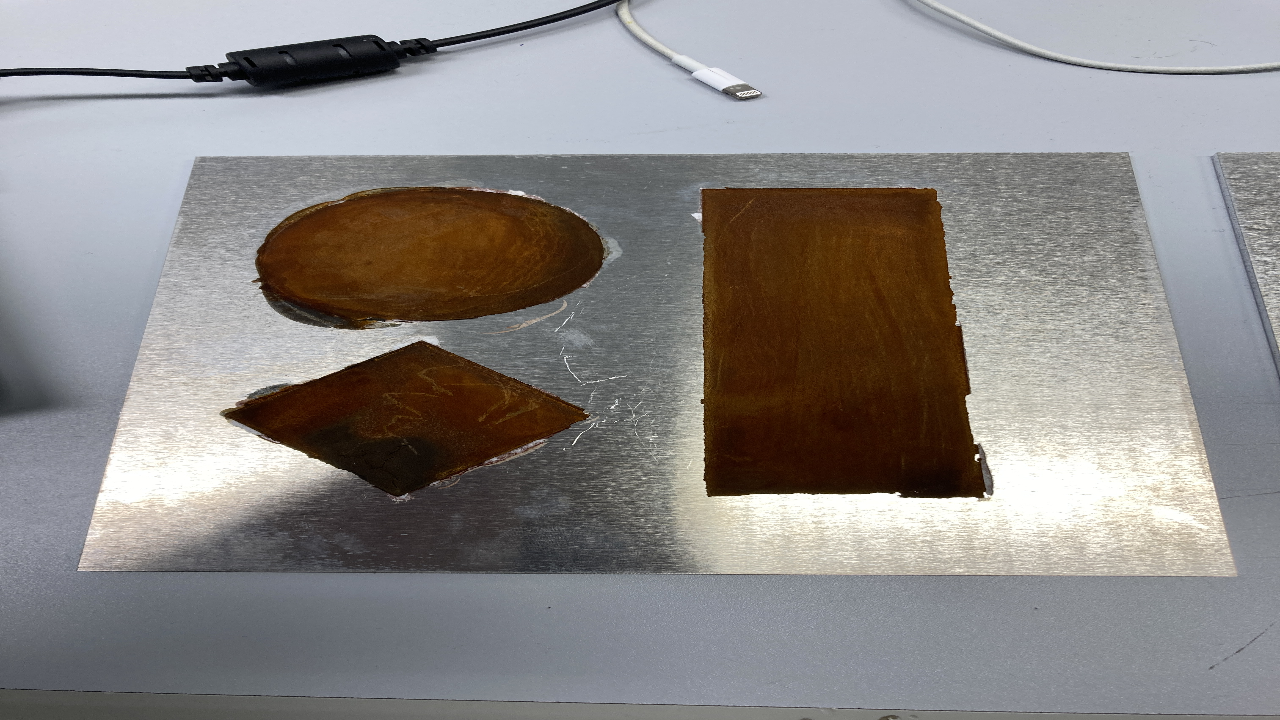
#> input picture P1_a.png, 1280 x 720 px
$ python detect1.py
#> lines starting #> are read from the running program, lines starting #| are printed output that depends on the picture; after the words box and inside, x2 and y2 are one past the last pixel; in counts of white or black regions, pixels touching at a corner belong together
import cv2
import numpy as np

# 画像の読み込みと前処理
image = cv2.imread('P1_a.png')
#> image is the input picture: shape (720, 1280, 3); mean B, G, R 134.6, 135.9, 139.2
gray = cv2.cvtColor(image, cv2.COLOR_BGR2GRAY)
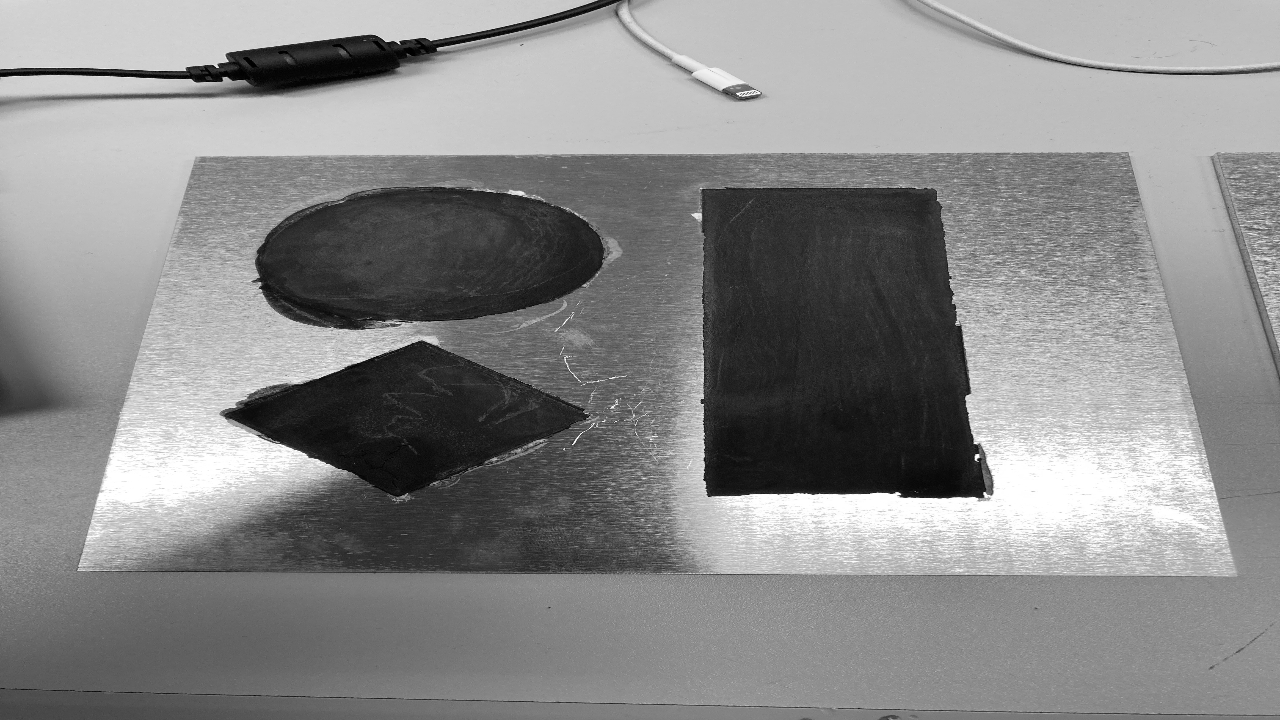
#> gray: shape (720, 1280); min 0, max 255, mean 136.8
blurred = cv2.GaussianBlur(gray, (5,5), 0)

# エッジ検出
low_threshold = 0
high_threshold = 0
edges = cv2.Canny(blurred, low_threshold, high_threshold)
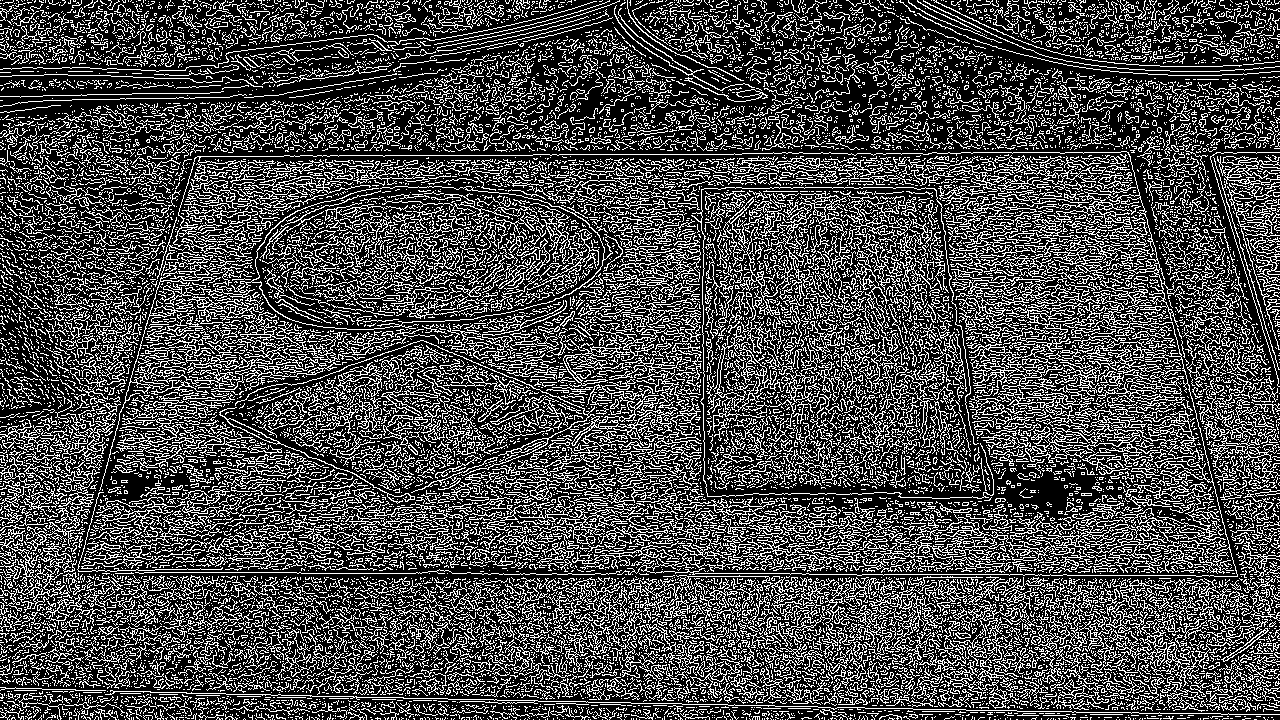
#> edges: shape (720, 1280); 28.7% white in thin lines or dots

# 輪郭の検出
contours, _ = cv2.findContours(edges, cv2.RETR_EXTERNAL, cv2.CHAIN_APPROX_SIMPLE)
#> contours = 17919 contours, 17290 with area under 20; largest, box (x1, y1, x2, y2) and area: (717, 191, 847, 316) 1598, (1025, 404, 1204, 467) 1295, (1076, 514, 1193, 568) 1053, (563, 324, 689, 387) 1040, (154, 344, 291, 390) 962

# 一番面積が大きい輪郭を見つける
max_contour = max(contours, key=cv2.contourArea)
#> max_contour = contour of 1785 points, box (x1, y1, x2, y2) (717, 191, 847, 316), area 1598

# 面積が最大の輪郭を塗りつぶす
cv2.drawContours(image, [max_contour], -1, (0, 255, 0), thickness=cv2.FILLED)
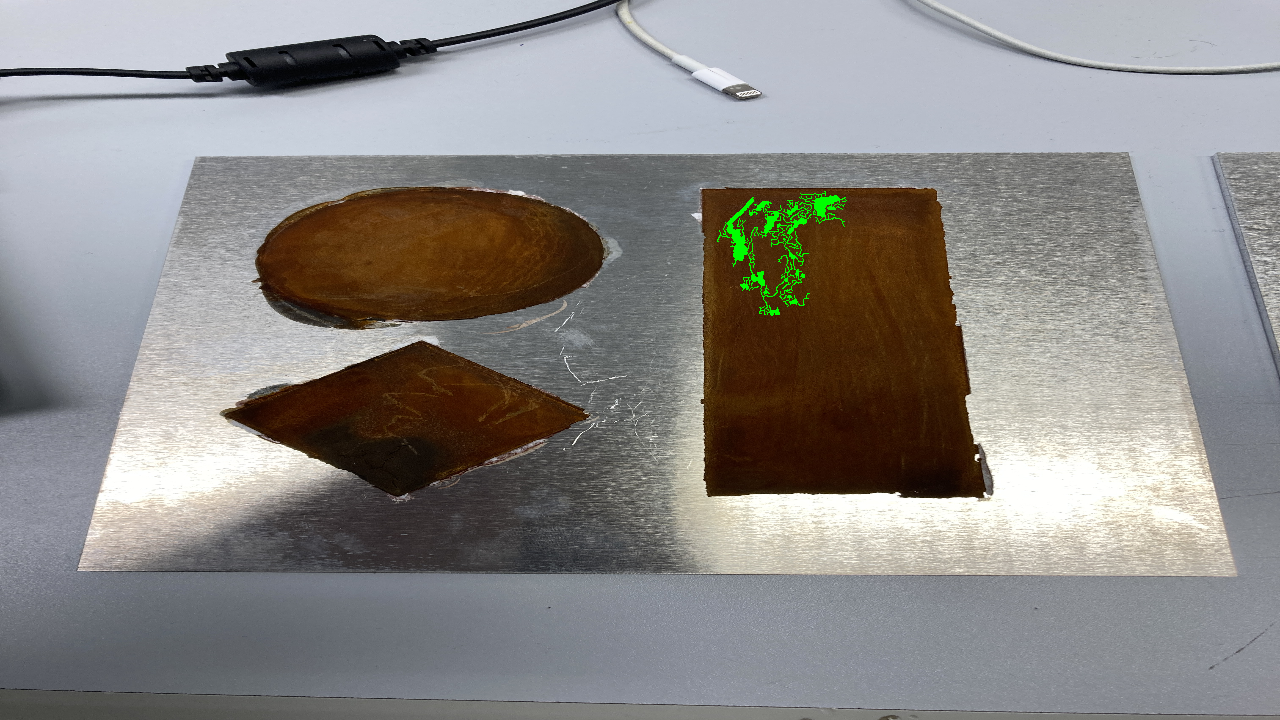
#> image: shape (720, 1280, 3); 0.32% of pixels changed, all inside (x1, y1, x2, y2) = (717, 191, 847, 316)

# 結果の表示
cv2.imshow('Largest Contour', image)
cv2.waitKey(0)
cv2.destroyAllWindows()

$ run again, with P1_s.png copied over P1_a.png
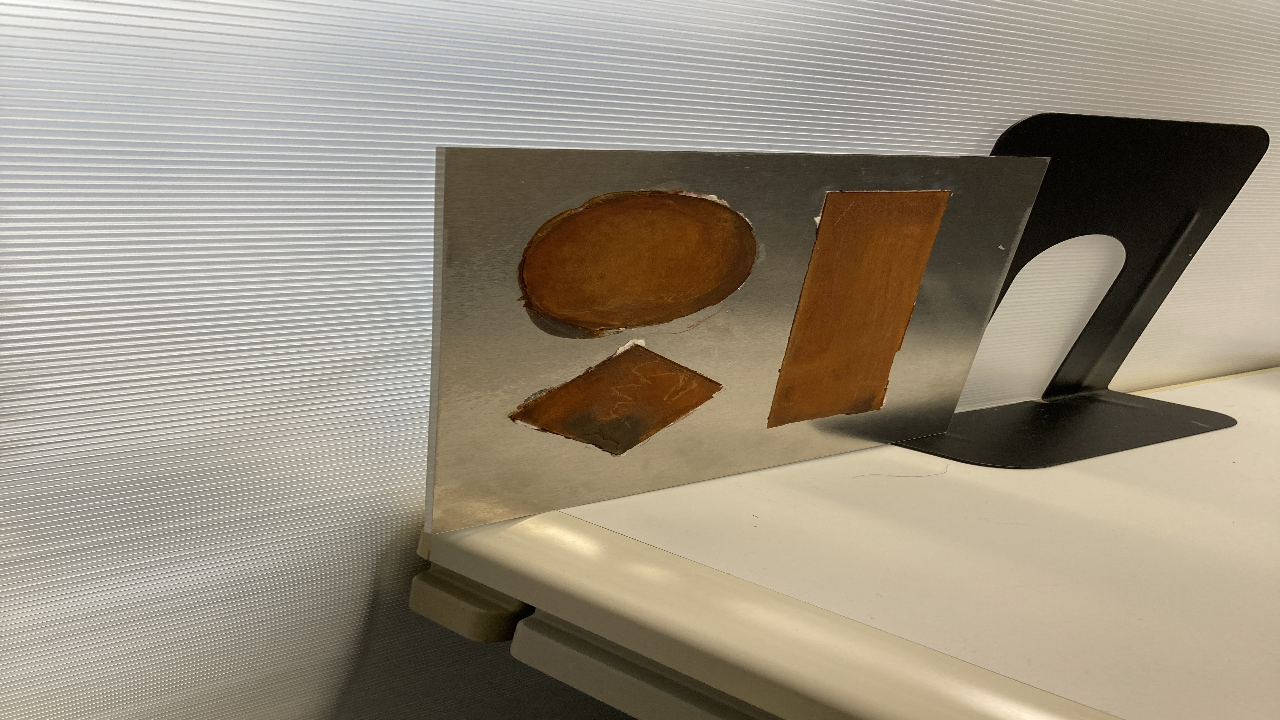
#> input picture P1_s.png, 1280 x 720 px
#> image is the input picture: shape (720, 1280, 3); mean B, G, R 127.7, 144.1, 153.7
#> `edges = cv2.Canny(blurred, low_threshold, high_threshold)`:
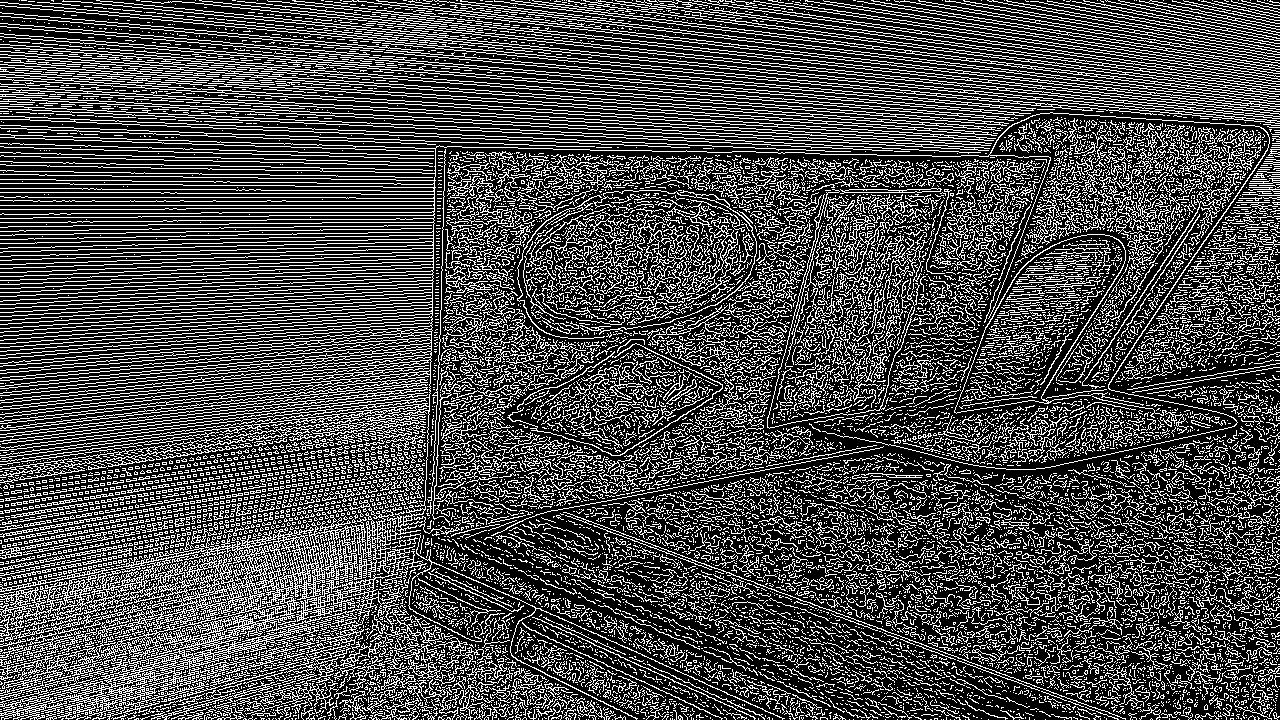
#> edges: shape (720, 1280); 29.4% white in thin lines or dots
#> contours = 13794 contours, 13424 with area under 20; largest, box (x1, y1, x2, y2) and area: (0, 112, 1270, 720) 40004, (954, 234, 1144, 414) 15562, (0, 86, 992, 146) 2482, (0, 74, 996, 141) 2343, (0, 54, 1001, 131) 2126
#> max_contour = contour of 19147 points, box (x1, y1, x2, y2) (0, 112, 1270, 720), area 40004
#> `cv2.drawContours(image, [max_contour], -1, (0, 255, 0), thickness=cv2...`:
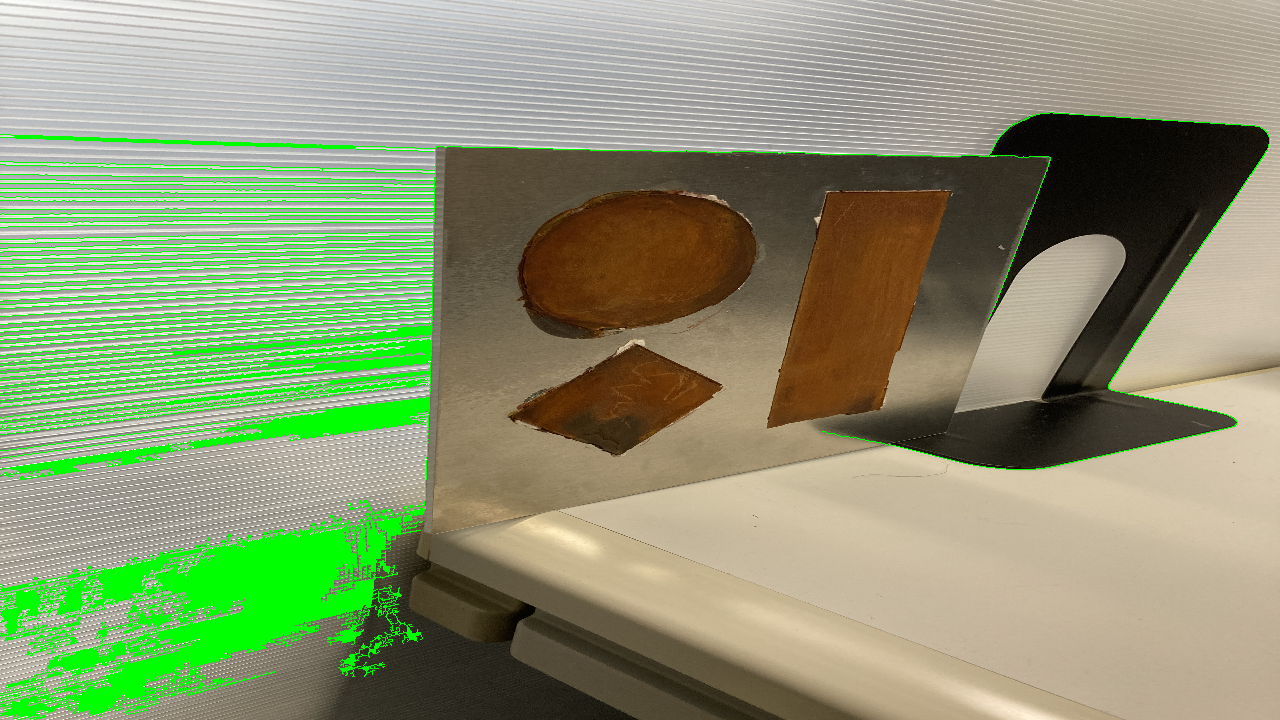
#> image: shape (720, 1280, 3); 8.13% of pixels changed, all inside (x1, y1, x2, y2) = (0, 112, 1270, 720)
